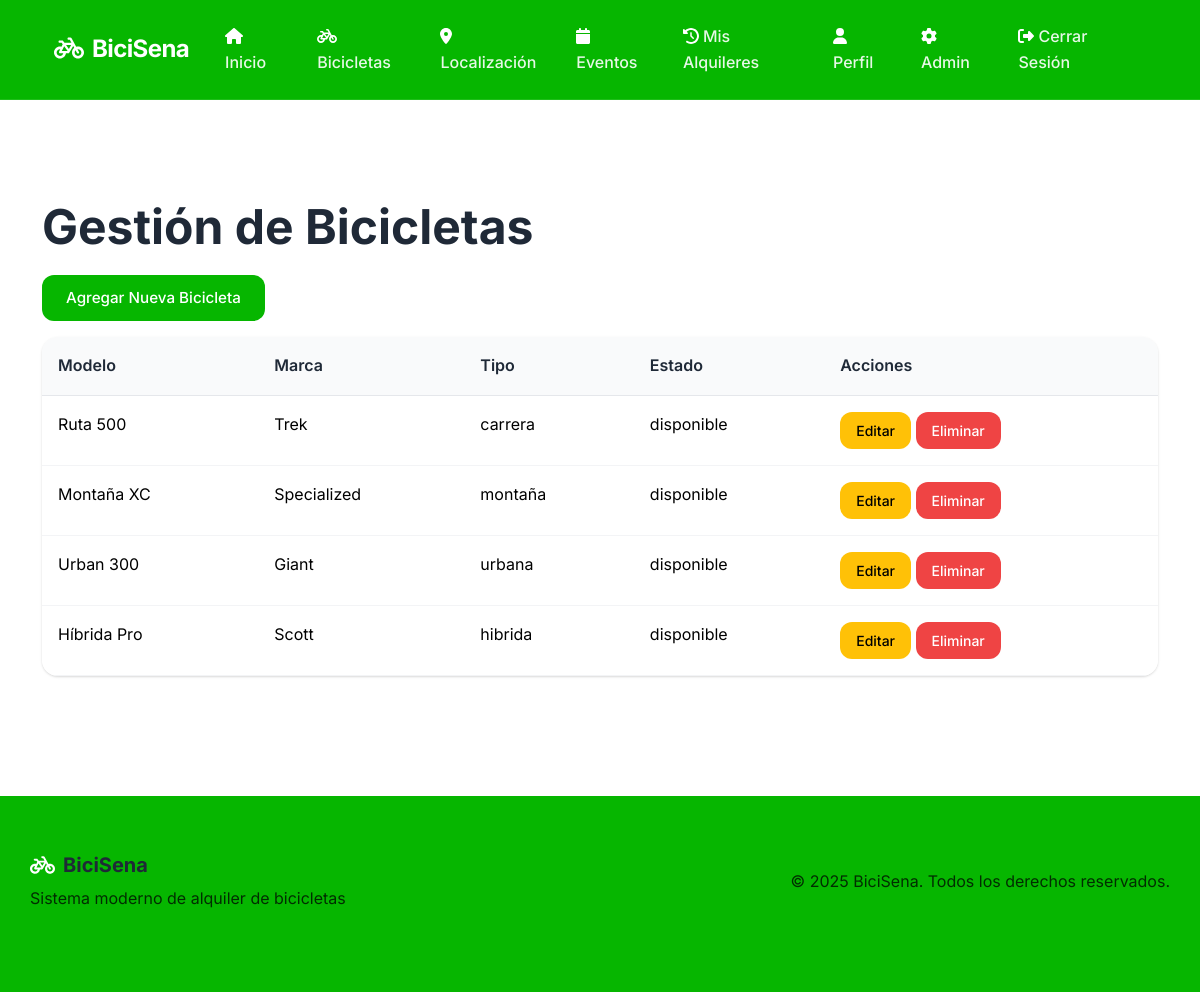
The app's page /admin/bicicletas (signed in) with its own data.
### app.py (models this page shows)
class Bicicleta(db.Model):
    id = db.Column(db.Integer, primary_key=True)
    modelo = db.Column(db.String(100), nullable=False)
    marca = db.Column(db.String(100), nullable=False)
    tipo = db.Column(db.String(50), nullable=False)
    color = db.Column(db.String(50))
    estado = db.Column(db.String(20), default='disponible')
    precio_hora = db.Column(db.Float, nullable=False)
    imagen_url = db.Column(db.String(200), default='/static/images/bike-default.jpg')
    descripcion = db.Column(db.Text)
    latitud = db.Column(db.Float)
    longitud = db.Column(db.Float)
    direccion = db.Column(db.String(200))
    alquileres = db.relationship('Alquiler', backref='bicicleta', lazy=True)

### app.py (the view)
@app.route('/admin/bicicletas')
def admin_bicicletas():
    if 'user_id' not in session or session.get('user_tipo') != 'admin':
        flash('Acceso restringido. Se requieren permisos de administrador.', 'danger')
        return redirect(url_for('index'))
    bicicletas = Bicicleta.query.all()
    return render_template('admin/admin_bicicletas.html', bicicletas=bicicletas)

### templates/admin/admin_bicicletas.html (shortened to what this page needs)
{% extends "base.html" %}
{% block content %}
<h1>Gestión de Bicicletas</h1>
<a href="{{ url_for('nueva_bicicleta') }}" class="btn btn-success mb-3">Agregar Nueva Bicicleta</a>
<table class="table">
    <thead>
        <tr>
            <th>Modelo</th>
            <th>Marca</th>
            <th>Tipo</th>
            <th>Estado</th>
            <th>Acciones</th>
        </tr>
    </thead>
    <tbody>
        {% for bicicleta in bicicletas %}
        <tr>
            <td>{{ bicicleta.modelo }}</td>
            <td>{{ bicicleta.marca }}</td>
            <td>{{ bicicleta.tipo }}</td>
            <td>{{ bicicleta.estado }}</td>
            <td>
                <a href="{{ url_for('editar_bicicleta', id=bicicleta.id) }}" class="btn btn-warning btn-sm">Editar</a>
                <form action="{{ url_for('eliminar_bicicleta', id=bicicleta.id) }}" method="POST" style="display:inline;">
                    <button type="submit" class="btn btn-danger btn-sm">Eliminar</button>
                </form>
            </td>
        </tr>
        {% endfor %}
    </tbody>
</table>
{% endblock %}

### static/styles.css (style rules this page uses)
:root { --primary-green: #06b600; --primary-green-light: #008d00; --primary-green-dark: #008d00; --secondary-green: #dcfce7; --text-primary: #1f2937; --text-secondary: #000000; --text-light: #9ca3af; --background: #ffffff; --surface: #f9fafb; --border: #e5e7eb; --border-light: #f3f4f6; --shadow-light: 0 1px 3px 0 rgba(0, 0, 0, 0.1), 0 1px 2px 0 rgba(0, 0, 0, 0.06); --shadow-medium: 0 4px 6px -1px rgba(0, 0, 0, 0.1), 0 2px 4px -1px rgba(0, 0, 0, 0.06); --shadow-large: 0 10px 15px -3px rgba(0, 0, 0, 0.1), 0 4px 6px -2px rgba(0, 0, 0, 0.05); --radius: 12px; --radius-large: 16px; --radius-small: 8px; }
* { margin: 0; padding: 0; box-sizing: border-box; }
body { font-family: 'Inter', -apple-system, BlinkMacSystemFont, 'Segoe UI', Roboto, sans-serif; line-height: 1.6; color: var(--text-primary); background-color: var(--background); font-weight: 400; -webkit-font-smoothing: antialiased; -moz-osx-font-smoothing: grayscale; }
h1, h2, h3, h4, h5, h6 { font-weight: 600; line-height: 1.3; color: var(--text-primary); margin-bottom: 1rem; }
h1 { font-size: 3rem; font-weight: 700; }
.btn { font-weight: 500; border-radius: var(--radius); padding: 0.75rem 1.5rem; border: none; transition: all 0.2s ease; font-size: 0.95rem; text-decoration: none; display: inline-flex; align-items: center; justify-content: center; gap: 0.5rem; }
.btn-success { background: var(--primary-green); color: white; }
.btn-danger { background: #ef4444; color: white; }
.btn-sm { padding: 0.5rem 1rem; font-size: 0.875rem; }
.table { background: var(--background); border-radius: var(--radius-large); overflow: hidden; box-shadow: var(--shadow-light); margin-bottom: 0; }
.table th { background: var(--surface); font-weight: 600; color: var(--text-primary); border-bottom: 1px solid var(--border); padding: 1rem; }
.table td { padding: 1rem; border-bottom: 1px solid var(--border-light); color: var(--text-secondary); }
* { transition: color 0.2s ease, background-color 0.2s ease, border-color 0.2s ease, transform 0.2s ease, box-shadow 0.2s ease; }

### records on screen
Bicicleta: modelo "Ruta 500", marca "Trek", tipo "carrera", estado "disponible"
Bicicleta: modelo "Montaña XC", marca "Specialized", tipo "montaña", estado "disponible"
Bicicleta: modelo "Urban 300", marca "Giant", tipo "urbana", estado "disponible"
Bicicleta: modelo "Híbrida Pro", marca "Scott", tipo "hibrida", estado "disponible"
